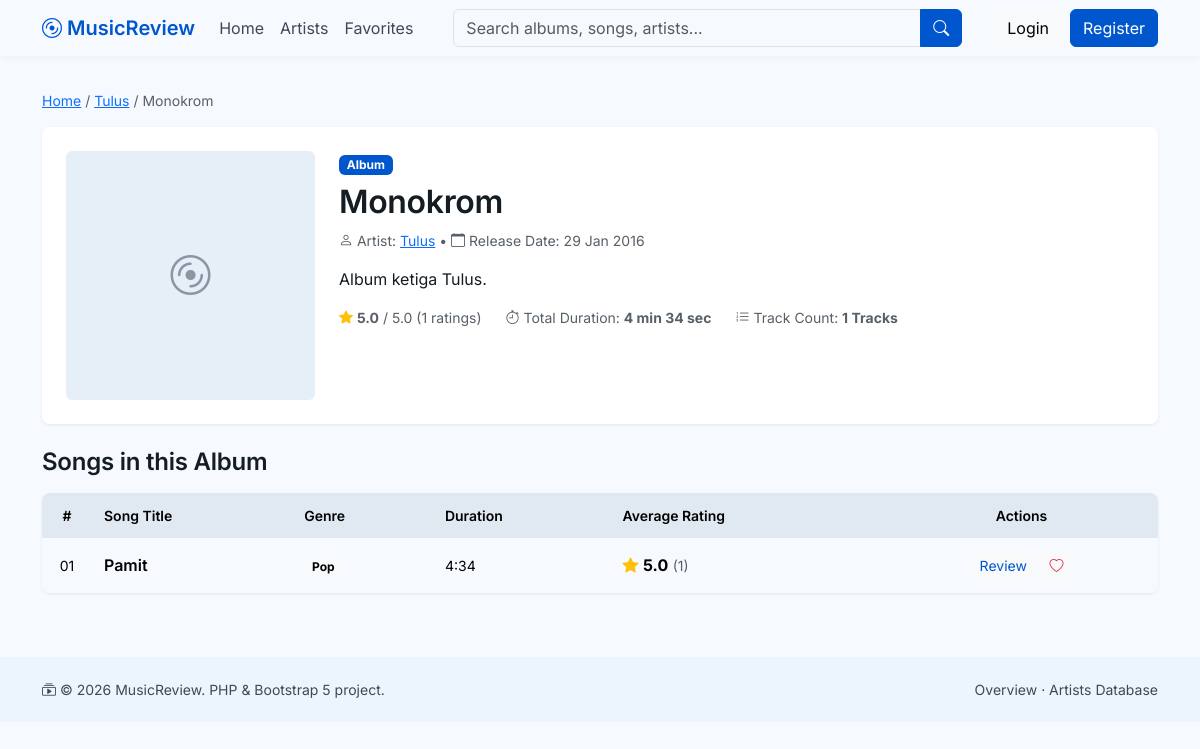
/musicreview/detail_album.php?id=1, run on the app's committed database.
### tables this page shows
CREATE TABLE `albums` (
  `id_album` int(11) NOT NULL,
  `id_artist` int(11) NOT NULL,
  `nama_album` varchar(100) NOT NULL,
  `tanggal_rilis` date DEFAULT NULL,
  `cover_album` varchar(255) DEFAULT NULL,
  `deskripsi` text DEFAULT NULL
);

CREATE TABLE `artists` (
  `id_artist` int(11) NOT NULL,
  `nama_artist` varchar(100) NOT NULL,
  `bio` text DEFAULT NULL,
  `negara` varchar(50) DEFAULT NULL,
  `foto_artist` varchar(255) DEFAULT NULL
);

CREATE TABLE `songs` (
  `id_song` int(11) NOT NULL,
  `id_album` int(11) NOT NULL,
  `id_genre` int(11) NOT NULL,
  `judul_lagu` varchar(150) NOT NULL,
  `durasi` time DEFAULT NULL,
  `tanggal_rilis` date DEFAULT NULL
);

CREATE TABLE `genres` (
  `id_genre` int(11) NOT NULL,
  `nama_genre` varchar(50) NOT NULL,
  `deskripsi` text DEFAULT NULL
);

### musicreview/detail_album.php (the view, shortened to what this page needs)
<?php
require "koneksi.php";
$id = (int)($_GET["id"] ?? 0);
$album = ambil_satu("SELECT al.*, ar.nama_artist FROM albums al JOIN artists ar ON al.id_artist = ar.id_artist WHERE al.id_album = ?", [$id]);
$lagu = ambil_semua("SELECT s.*, g.nama_genre,
        (SELECT ROUND(AVG(nilai_rating), 1) FROM ratings r WHERE r.id_song = s.id_song) AS rata,
        (SELECT COUNT(*) FROM ratings r WHERE r.id_song = s.id_song) AS jml_rating
    FROM songs s JOIN genres g ON s.id_genre = g.id_genre
    WHERE s.id_album = ? ORDER BY s.id_song", [$id]);
$ringkas = ambil_satu("SELECT ROUND(AVG(r.nilai_rating), 1) AS rata, COUNT(r.id_rating) AS jml
    FROM ratings r JOIN songs s ON r.id_song = s.id_song WHERE s.id_album = ?", [$id]);
$detik = ambil_satu("SELECT COALESCE(SUM(TIME_TO_SEC(durasi)), 0) AS d FROM songs WHERE id_album = ?", [$id])["d"];
$favorit = daftar_favorit_user();
include "includes/header.php";
?>
<nav class="teks-kecil mb-3">
    <a href="index.php">Home</a> / <a href="detail_artist.php?id=<?= $album['id_artist'] ?>"><?= e($album["nama_artist"]) ?></a> / <?= e($album["nama_album"]) ?>
</nav>
<div class="kartu p-4 mb-4">
    <div class="row g-4">
        <div class="col-md-3">
            <div class="kotak-gambar rounded"><?= gambar("cover", $album["cover_album"], "disc") ?></div>
        </div>
        <div class="col-md-9">
            <span class="badge text-bg-primary mb-2">Album</span>
            <h1 class="h2 judul-seksi"><?= e($album["nama_album"]) ?></h1>
            <div class="teks-kecil mb-3">
                <i class="bi bi-person"></i> Artist: <a href="detail_artist.php?id=<?= $album['id_artist'] ?>"><?= e($album["nama_artist"]) ?></a>
                &bull; <i class="bi bi-calendar"></i> Release Date: <?= format_tanggal($album["tanggal_rilis"]) ?>
            </div>
            <p><?= nl2br(e($album["deskripsi"] ?: "No description yet.")) ?></p>
            <div class="d-flex flex-wrap gap-4 teks-kecil">
                <span><i class="bi bi-star-fill text-warning"></i> <strong><?= $ringkas["jml"] > 0 ? $ringkas["rata"] : "-" ?></strong> / 5.0 (<?= $ringkas["jml"] ?> ratings)</span>
                <span><i class="bi bi-stopwatch"></i> Total Duration: <strong><?= floor($detik / 60) ?> min <?= $detik % 60 ?> sec</strong></span>
                <span><i class="bi bi-list-ol"></i> Track Count: <strong><?= count($lagu) ?> Tracks</strong></span>
            </div>
        </div>
    </div>
</div>
<h2 class="h4 judul-seksi mb-3">Songs in this Album</h2>
<div class="tabel-mr mb-4">
    <div class="table-responsive">
        <table class="table">
            <thead>
                <tr><th class="text-center" style="width:50px">#</th><th>Song Title</th><th>Genre</th><th>Duration</th><th>Average Rating</th><th class="text-center">Actions</th></tr>
            </thead>
            <tbody>
                <?php foreach ($lagu as $i => $l) { ?>
                    <tr>
                        <td class="text-center teks-kecil"><?= str_pad($i + 1, 2, "0", STR_PAD_LEFT) ?></td>
                        <td class="fw-semibold"><a href="detail_lagu.php?id=<?= $l['id_song'] ?>" class="text-decoration-none text-reset"><?= e($l["judul_lagu"]) ?></a></td>
                        <td><span class="badge rounded-pill text-bg-light"><?= e($l["nama_genre"]) ?></span></td>
                        <td class="teks-kecil"><?= format_durasi($l["durasi"]) ?></td>
                        <td>
                            <?php if ($l["jml_rating"] > 0) { ?>
                                <i class="bi bi-star-fill text-warning"></i> <strong><?= $l["rata"] ?></strong> <span class="teks-kecil">(<?= $l["jml_rating"] ?>)</span>
                            <?php } else { ?><span class="teks-kecil">-</span><?php } ?>
                        </td>
                        <td class="text-center text-nowrap">
                            <a href="detail_lagu.php?id=<?= $l['id_song'] ?>" class="btn btn-sm btn-light text-primary">Review</a>
                            <?= tombol_favorit($l["id_song"], in_array($l["id_song"], $favorit)) ?>
                        </td>
                    </tr>
                <?php } ?>
            </tbody>
        </table>
    </div>
</div>
<?php include "includes/footer.php"; ?>

### musicreview/koneksi.php (shortened to what this page needs)
<?php
$host     = "localhost";
$user     = "root";
$pass     = "";
$nama_db  = "musicreview";
$koneksi = mysqli_connect($host, $user, $pass, $nama_db);
mysqli_set_charset($koneksi, "utf8mb4");
function jalankan($sql, $params = []) {
    global $koneksi;
    $stmt = mysqli_prepare($koneksi, $sql);
    if ($params) {
        mysqli_stmt_bind_param($stmt, str_repeat("s", count($params)), ...$params);
    }
    if (!mysqli_stmt_execute($stmt)) return false;
    return $stmt;
}
function ambil_semua($sql, $params = []) {
    $stmt = jalankan($sql, $params);
    $hasil = mysqli_stmt_get_result($stmt);
    return $hasil ? mysqli_fetch_all($hasil, MYSQLI_ASSOC) : [];
}
function ambil_satu($sql, $params = []) {
    $data = ambil_semua($sql, $params);
    return $data ? $data[0] : null;
}
function e($teks) {
    return htmlspecialchars($teks ?? "", ENT_QUOTES, "UTF-8");
}
function format_durasi($waktu) {
    list($j, $m, $d) = explode(":", $waktu);
    return ((int)$j * 60 + (int)$m) . ":" . $d;
}
function format_tanggal($tgl) {
    return $tgl ? date("d M Y", strtotime($tgl)) : "-";
}
function gambar($folder, $file, $ikon = "music-note-beamed", $base = "") {
    return '<div class="img-kosong"><i class="bi bi-' . $ikon . '"></i></div>';
}
function tombol_favorit($id_song, $sudah_favorit, $base = "") {
    $ikon = $sudah_favorit ? "heart-fill" : "heart";
    return '<form method="post" action="' . $base . 'favorit.php" class="d-inline">'
         . '<input type="hidden" name="id_song" value="' . (int)$id_song . '">'
         . '<input type="hidden" name="kembali" value="' . e($_SERVER["REQUEST_URI"]) . '">'
         . '<button class="btn btn-sm btn-light text-danger" title="Favorite"><i class="bi bi-' . $ikon . '"></i></button>'
         . '</form>';
}
function daftar_favorit_user() {
    $hasil = [];
    return $hasil;
}

### musicreview/css/style.css (style rules this page uses)
:root { --bs-primary: #0057cd; --bs-primary-rgb: 0, 87, 205; --bs-link-color: #0057cd; --bs-link-hover-color: #00419e; --bs-body-font-family: 'Inter', sans-serif; --bs-body-bg: #f6faff; --bs-body-color: #141d23; --mr-low: #ecf5fe; --mr-container: #e6eff8; --mr-high: #e0e9f2; }
body { background: #f6faff; }
.text-primary { color: #0057cd !important; }
.kartu { background: #fff; border-radius: 8px; box-shadow: 0 1px 3px rgba(0, 0, 0, .08); }
.judul-seksi { font-weight: 600; letter-spacing: -.01em; }
.kotak-gambar { aspect-ratio: 1 / 1; background: var(--mr-container); overflow: hidden; position: relative; }
.img-kosong { width: 100%; height: 100%; display: flex; align-items: center; justify-content: center; background: var(--mr-container); color: #8b95a3; font-size: 2.5rem; }
.tabel-mr { background: #fff; border-radius: 8px; overflow: hidden; box-shadow: 0 1px 3px rgba(0, 0, 0, .08); }
.tabel-mr table { margin-bottom: 0; }
.tabel-mr thead th { background: var(--mr-high); font-weight: 600; font-size: 14px; padding: 12px; border: 0; }
.tabel-mr tbody td { padding: 12px; vertical-align: middle; border: 0; }
.teks-kecil { font-size: 14px; color: #575f67; }

### data on the page
albums: id_artist.nama_artist "Tulus", nama_album "Monokrom", tanggal_rilis "29 Jan 2016", deskripsi "Album ketiga Tulus."
songs: i "01", judul_lagu "Pamit", id_genre.nama_genre "Pop", durasi "4:34", rata "5.0", jml_rating "1"

### other printed values
$ringkas["rata"] "5.0"
$ringkas["jml"] "1"
floor($detik / 60) "4"
$detik % 60 "34"
count($lagu) "1"
